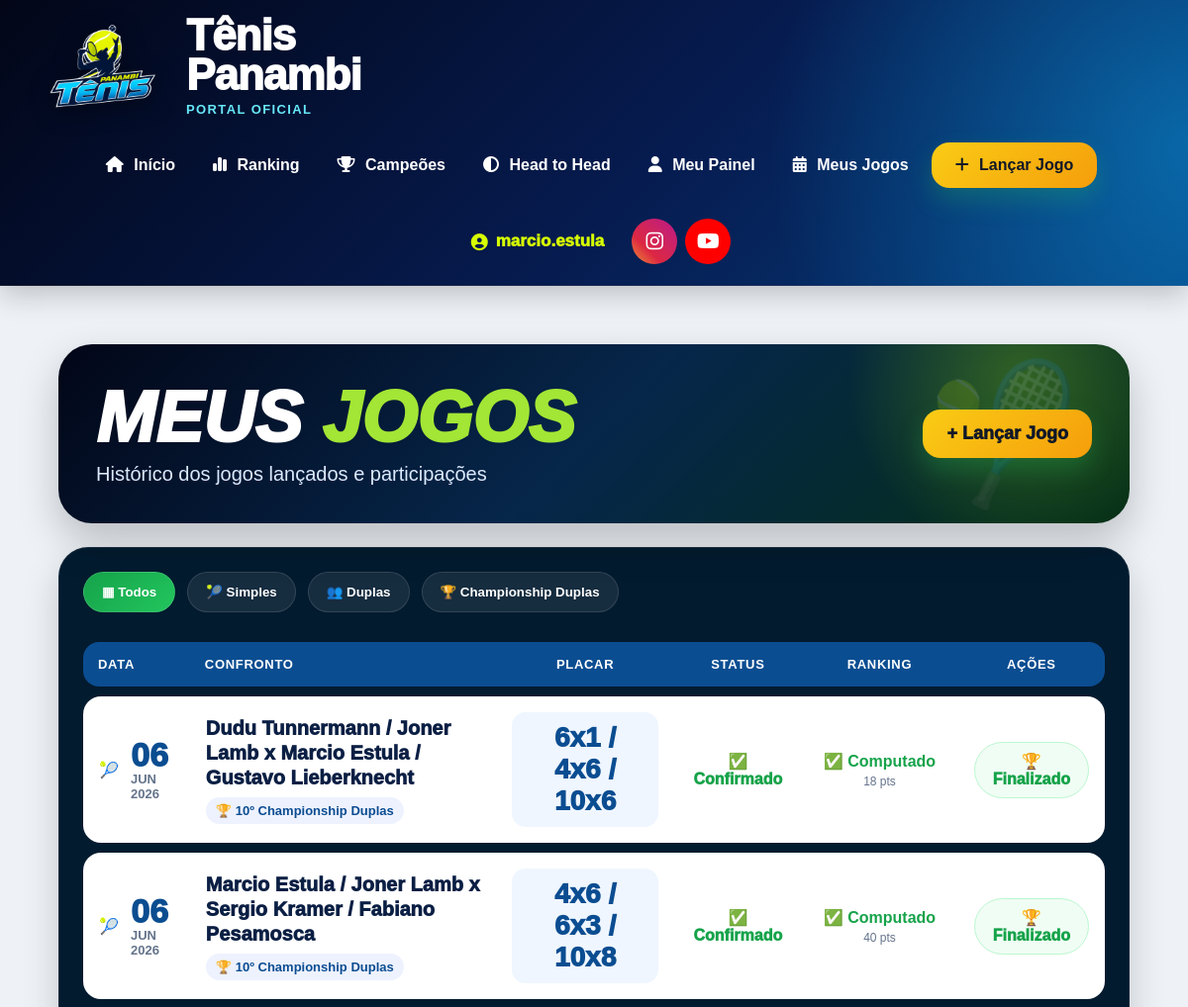
The app's page /meus-jogos/ (signed in, upper part), older data.
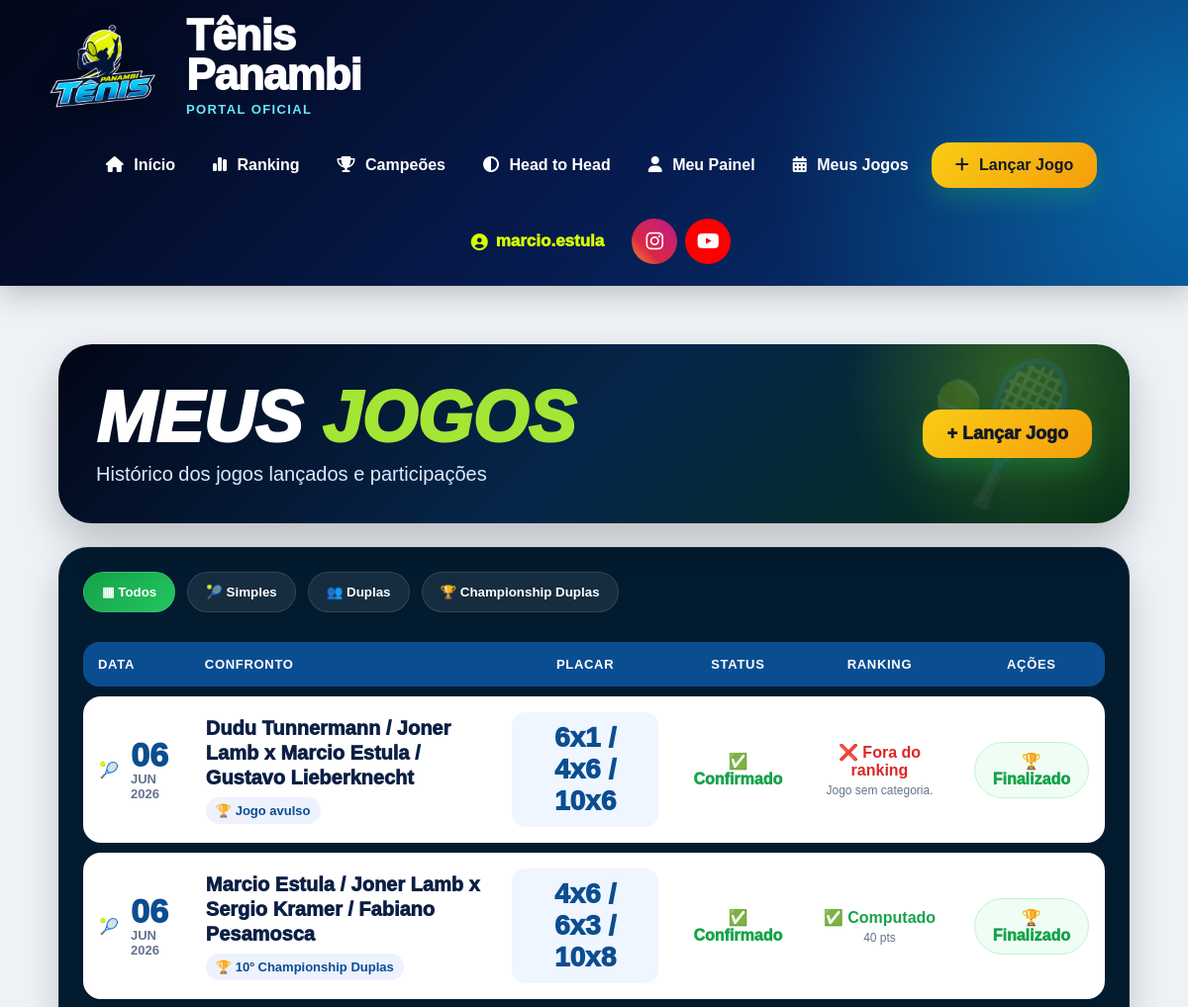
The same page, newer data.
### core/models.py (models this page shows, shortened)
class ParticipanteJogo(models.Model):
    LADOS = [
        ('A', 'Lado A'),
        ('B', 'Lado B'),
    ]
    jogo = models.ForeignKey(
        Jogo,
        on_delete=models.CASCADE,
        related_name='participantes'
    )
    jogador = models.ForeignKey(
        Jogador,
        on_delete=models.CASCADE
    )
    lado = models.CharField(
        max_length=1,
        choices=LADOS
    )
    vencedor = models.BooleanField(default=False)
    pontos_ranking = models.IntegerField(default=0)

class Jogo(models.Model):
    TIPOS = [
        ('CHAMPIONSHIP_DUPLAS', 'Championship Duplas'),
        ('AMISTOSO_DUPLAS', 'Amistoso Duplas'),
        ('SIMPLES', 'Simples'),
    ]
    STATUS_JOGO = [
        ('PENDENTE', 'Pendente'),
        ('CONFIRMADO', 'Confirmado'),
        ('CONTESTADO', 'Contestado'),
    ]
    FASES = [
        ('OITAVAS', 'Oitavas'),
        ('QUARTAS', 'Quartas'),
        ('SEMI', 'Semi Final'),
        ('FINAL', 'Final'),
    ]
    torneio = models.ForeignKey(
        Torneio,
        on_delete=models.CASCADE,
        blank=True,
        null=True
    )
    categoria = models.ForeignKey(
        CategoriaTorneio,
        on_delete=models.SET_NULL,
        blank=True,
        null=True
    )
    tipo_jogo = models.CharField(
        max_length=30,
        choices=TIPOS
    )
    rodada = models.IntegerField(
        blank=True,
        null=True
    )
    fase = models.CharField(
        max_length=20,
        choices=FASES,
        blank=True,
        null=True
    )
    data_jogo = models.DateField()
    status = models.CharField(
        max_length=20,
        choices=STATUS_JOGO,
        default='PENDENTE'
    )
    criado_em = models.DateTimeField(auto_now_add=True)
    observacoes = models.TextField(
        blank=True,
        null=True
    )
    def total_games_lado_a(self):
        total = 0
        for s in self.sets.all():
            total += s.games_lado_a
        return total
    def total_games_lado_b(self):
        total = 0
        for s in self.sets.all():
            total += s.games_lado_b
        return total
    def descricao_confronto(self):
        lado_a = []
        lado_b = []
        for p in self.participantes.all():
            if p.lado == 'A':
                lado_a.append(p.jogador.nome)
            if p.lado == 'B':
                lado_b.append(p.jogador.nome)
        nome_a = ' / '.join(lado_a)
        nome_b = ' / '.join(lado_b)
        return f'{nome_a} x {nome_b}'
    def placar_resumido(self):
        placares = []
        for s in self.sets.all().order_by('numero_set'):
            placar = f'{s.games_lado_a}x{s.games_lado_b}'
            if s.teve_tiebreak:
                placar += f' ({s.tiebreak_lado_a}x{s.tiebreak_lado_b})'
            placares.append(placar)
        return ' / '.join(placares)

class Torneio(models.Model):
    TIPOS = [
        ('RANKING', 'Ranking'),
        ('MATA_MATA', 'Mata-mata'),
        ('GRUPOS', 'Grupos'),
        ('AMISTOSO', 'Amistoso'),
        ('TREINO', 'Treino'),
    ]
    DISPUTAS = [
        ('SIMPLES', 'Simples'),
        ('DUPLAS', 'Duplas'),
    ]
    STATUS = [
    ('ABERTO', 'Aberto'),
    ('EM_ANDAMENTO', 'Em andamento'),
    ('FASE_FINAIS', 'Fase finais'),
    ('ENCERRADO', 'Encerrado definitivamente'),
]
    nome = models.CharField(max_length=100)
    edicao = models.IntegerField(default=1)
    ano = models.IntegerField(default=2026)
    tipo = models.CharField(
        max_length=20,
        choices=TIPOS,
        default='RANKING'
    )
    disputa = models.CharField(
        max_length=20,
        choices=DISPUTAS,
        default='DUPLAS'
    )
    data_inicio = models.DateField(
        blank=True,
        null=True
    )
    data_fim = models.DateField(
        blank=True,
        null=True
    )
    status = models.CharField(
        max_length=20,
        choices=STATUS,
        default='ABERTO'
    )
    ativo = models.BooleanField(
    default=False
)
    criado_em = models.DateTimeField(auto_now_add=True)

class Jogador(models.Model):
    CATEGORIAS = [
        ('A', 'Categoria A'),
        ('B', 'Categoria B'),
        ('C', 'Categoria C'),
    ]
    NIVEIS = [
        ('INICIANTE', 'Iniciante'),
        ('INTERMEDIARIO', 'Intermediário'),
        ('AVANCADO', 'Avançado'),
    ]
    MAOS = [
        ('DIREITA', 'Direita'),
        ('ESQUERDA', 'Esquerda'),
    ]
    BACKHANDS = [
        ('UMA_MAO', '1 mão'),
        ('DUAS_MAOS', '2 mãos'),
    ]
    ESTILOS_JOGO = [
        ('OFENSIVO', 'Ofensivo'),
        ('DEFENSIVO', 'Defensivo'),
        ('ALL_COURT', 'All Court'),
        ('SAQUE_VOLEIO', 'Saque e Voleio'),
    ]
    CLUBES = [
        ('TENIS_PANAMBI', 'Tênis Panambi'),
        ('AABB', 'AABB'),
        ('AFUBRA', 'Afubra'),
        ('OUTRO', 'Outro'),
    ]
    usuario = models.OneToOneField(
        User,
        on_delete=models.SET_NULL,
        null=True,
        blank=True
    )
    nome = models.CharField(max_length=150)
    email = models.EmailField(
        blank=True,
        null=True
    )
    telefone = models.CharField(
        max_length=30,
        blank=True,
        null=True
    )
    cidade = models.CharField(
        max_length=100,
        blank=True,
        null=True
    )
    categoria = models.CharField(
        max_length=1,
        choices=CATEGORIAS,
        blank=True,
        null=True
    )
    nivel = models.CharField(
        max_length=20,
        choices=NIVEIS,
        default='INICIANTE'
    )
    mao_dominante = models.CharField(
        max_length=20,
        choices=MAOS,
        default='DIREITA'
    )
    raquete = models.CharField(
        max_length=100,
        blank=True,
        null=True
    )
    instagram = models.CharField(
        max_length=100,
        blank=True,
        null=True
    )
    foto = models.ImageField(
        upload_to='jogadores/',
        blank=True,
        null=True
    )
    ano_inicio = models.PositiveIntegerField(
        blank=True,
        null=True,
        verbose_name='Ano que começou a jogar'
    )
    clube = models.CharField(
        max_length=30,
        choices=CLUBES,
        blank=True,
        null=True
    )
    backhand = models.CharField(
        max_length=20,
        choices=BACKHANDS,
        blank=True,
        null=True
    )
    estilo_jogo = models.CharField(
        max_length=30,
        choices=ESTILOS_JOGO,
        blank=True,
        null=True
    )
    jogador_favorito = models.CharField(
        max_length=100,
        blank=True,
        null=True
    )
    frase_pessoal = models.CharField(
        max_length=200,
        blank=True,
        null=True
    )
    jogos_historicos = models.IntegerField(default=0)
    vitorias_historicas = models.IntegerField(default=0)
    derrotas_historicas = models.IntegerField(default=0)
    titulos_cd = models.IntegerField(default=0)
    vice_cd = models.IntegerField(default=0)
    semifinal_cd = models.IntegerField(default=0)
    ativo = models.BooleanField(default=False)
    criado_em = models.DateTimeField(auto_now_add=True)
    class Meta:
        ordering = ['categoria', 'nome']

class SetJogo(models.Model):
    jogo = models.ForeignKey(
        Jogo,
        on_delete=models.CASCADE,
        related_name='sets'
    )
    numero_set = models.IntegerField()
    games_lado_a = models.IntegerField()
    games_lado_b = models.IntegerField()
    teve_tiebreak = models.BooleanField(default=False)
    tiebreak_lado_a = models.IntegerField(
        blank=True,
        null=True
    )
    tiebreak_lado_b = models.IntegerField(
        blank=True,
        null=True
    )

### core/views.py (the view)
@login_required
def meus_jogos(request):
    jogador = Jogador.objects.filter(
        usuario=request.user
    ).first()
    if not jogador:
        return redirect('meu_perfil')
    participacoes = ParticipanteJogo.objects.filter(
        jogador=jogador
    ).select_related(
        'jogo',
        'jogo__torneio',
        'jogo__categoria'
    ).order_by(
        'jogo__rodada',
        'jogo__id'
    )
    controle_rodadas = {}
    rodadas_validas = {}
    for p in participacoes:
        jogo = p.jogo
        categoria = jogo.categoria
        rodada = jogo.rodada or 0
        p.contabilizado = False
        p.historico_valido = False
        p.motivo_desconsiderado = ''
        p.pontos_calculados = 0
        p.pontos_rodada = 0
        if jogo.tipo_jogo != 'CHAMPIONSHIP_DUPLAS':
            p.historico_valido = True
            p.motivo_desconsiderado = 'Jogo amistoso/simples: vale para histórico, mas não soma ranking.'
            continue
        if jogo.status != 'CONFIRMADO':
            p.motivo_desconsiderado = 'Jogo ainda não confirmado.'
            continue
        if not categoria:
            p.motivo_desconsiderado = 'Jogo sem categoria.'
            continue
        if rodada > categoria.rodadas_contabilizadas:
            p.motivo_desconsiderado = 'Rodada fora do limite contabilizado.'
            continue
        chave = f'{jogador.id}_{categoria.id}_{rodada}'
        if chave not in controle_rodadas:
            controle_rodadas[chave] = 0
        if controle_rodadas[chave] >= categoria.max_jogos_por_rodada:
            p.motivo_desconsiderado = 'Excedeu o limite de jogos contabilizados nesta rodada.'
            continue
        controle_rodadas[chave] += 1
        p.historico_valido = True
        if p.lado == 'A':
            games_feitos = jogo.total_games_lado_a()
        else:
            games_feitos = jogo.total_games_lado_b()
        if p.vencedor:
            p.pontos_calculados = 20 + games_feitos
        else:
            p.pontos_calculados = 5 + games_feitos
        chave_rodada = f'{categoria.id}_{rodada}'
        if chave_rodada not in rodadas_validas:
            rodadas_validas[chave_rodada] = {
                'categoria': categoria,
                'rodada': rodada,
                'pontos': 0,
                'participacoes': []
            }
        rodadas_validas[chave_rodada]['pontos'] += p.pontos_calculados
        rodadas_validas[chave_rodada]['participacoes'].append(p)
    rodadas_por_categoria = {}
    for dados_rodada in rodadas_validas.values():
        categoria = dados_rodada['categoria']
        if categoria.id not in rodadas_por_categoria:
            rodadas_por_categoria[categoria.id] = []
        rodadas_por_categoria[categoria.id].append(dados_rodada)
    for categoria_id, lista_rodadas in rodadas_por_categoria.items():
        lista_rodadas_ordenadas = sorted(
            lista_rodadas,
            key=lambda r: r['pontos'],
            reverse=True
        )
        if lista_rodadas_ordenadas:
            categoria = lista_rodadas_ordenadas[0]['categoria']
            limite = categoria.melhores_resultados
        else:
            limite = 0
        melhores_rodadas = lista_rodadas_ordenadas[:limite]
        chaves_melhores = set()
        for r in melhores_rodadas:
            chaves_melhores.add(
                f"{r['categoria'].id}_{r['rodada']}"
            )
        for r in lista_rodadas_ordenadas:
            chave_rodada = f"{r['categoria'].id}_{r['rodada']}"
            for p in r['participacoes']:
                p.pontos_rodada = r['pontos']
                if chave_rodada in chaves_melhores:
                    p.contabilizado = True
                    p.motivo_desconsiderado = ''
                else:
                    p.contabilizado = False
                    p.motivo_desconsiderado = 'Rodada fora dos melhores resultados.'
    participacoes = sorted(
        participacoes,
        key=lambda p: (
            -(p.jogo.data_jogo.toordinal() if p.jogo.data_jogo else 0),
            -(p.jogo.id or 0)
        )
    )
    return render(
        request,
        'jogador/meus_jogos.html',
        {
            'participacoes': participacoes
        }
    )

### core/templates/jogador/meus_jogos.html (shortened to what the changed rows need)
{% extends 'base/base.html' %}
{% block content %}
<div class="meus-jogos-sport">
    <div class="jogos-painel">
        <table class="tabela-jogos">
            <tr>
                <th>Data</th>
                <th>Confronto</th>
                <th style="text-align:center;">Placar</th>
                <th style="text-align:center;">Status</th>
                <th style="text-align:center;">Ranking</th>
                <th style="text-align:center;">Ações</th>
            </tr>
            {% for p in participacoes %}
            <tr
                class="linha-jogo"
                data-tipo="{% if p.jogo.tipo_jogo == 'SIMPLES' %}simples{% elif p.jogo.tipo_jogo == 'CHAMPIONSHIP_DUPLAS' %}championship{% else %}duplas{% endif %}"
            >
                <td>
                    <div class="data-box">
                        <div>🎾</div>
                        <div>
                            <div class="data-dia">
                                {{ p.jogo.data_jogo|date:"d" }}
                            </div>
                            <div class="data-mes">
                                {{ p.jogo.data_jogo|date:"M Y" }}
                            </div>
                        </div>
                    </div>
                </td>
                <td>
                    <div class="confronto">
                        {{ p.jogo.descricao_confronto }}
                    </div>
                    <div class="torneio-jogo">
                        🏆
                        {% if p.jogo.torneio %}
                            {{ p.jogo.torneio.nome }}
                        {% else %}
                            Jogo avulso
                        {% endif %}
                    </div>
                </td>
                <td style="text-align:center;">
                    <div class="placar">
                        {{ p.jogo.placar_resumido }}
                    </div>
                </td>
                <td style="text-align:center;">
                    {% if p.jogo.status == 'CONFIRMADO' %}
                        <div class="status-ok">✅ Confirmado</div>
                    {% elif p.jogo.status == 'PENDENTE' %}
                        <div class="status-pendente">⏳ Pendente</div>
                    {% else %}
                        <div class="status-erro">❌ Cancelado</div>
                    {% endif %}
                </td>
                <td style="text-align:center;">
                    {% if p.contabilizado %}
                        <div class="status-ok ranking-badge">
                            ✅ Computado
                        </div>
                        <div class="ranking-motivo">
                            {{ p.pontos_calculados }} pts
                        </div>
                    {% elif p.historico_valido %}
                        <div class="status-pendente ranking-badge">
                            ⚠️ Histórico
                        </div>
                        <div class="ranking-motivo">
                            {{ p.motivo_desconsiderado }}
                        </div>
                    {% else %}
                        <div class="status-erro ranking-badge">
                            ❌ Fora do ranking
                        </div>
                        <div class="ranking-motivo">
                            {{ p.motivo_desconsiderado }}
                        </div>
                    {% endif %}
                </td>
                <td style="text-align:center;">
                    {% if p.jogo.status == 'PENDENTE' and p.lado == 'B' %}
                        <a
                            href="/confirmar-resultado-usuario/{{ p.jogo.id }}/"
                            class="acao-confirmar"
                        >
                            Confirmar
                        </a>
                    {% elif p.jogo.status == 'PENDENTE' %}
                        <div class="acao-aguardando">
                            Aguardando
                        </div>
                    {% else %}
                        <div class="acao-finalizado">
                            🏆 Finalizado
                        </div>
                    {% endif %}
                </td>
            </tr>
            {% empty %}
            <tr>
                <td colspan="6" style="padding:40px;text-align:center;color:#64748b;font-size:20px;">
                    Nenhum jogo encontrado.
                </td>
            </tr>
            {% endfor %}
        </table>
    </div>
</div>
{% endblock %}

Row changes from the older to the newer data that the page shows:
changed through a linked row, ParticipanteJogo "Dudu Tunnermann / Joner Lamb x Marcio Estula / Gustavo Lieberknecht": motivo_desconsiderado (not shown) → "Jogo sem categoria."; jogo.torneio.nome "10º Championship Duplas" → (not shown); pontos_calculados "18" → (not shown); text "✅ Computado pts" → "Jogo avulso ❌ Fora do ranking"
